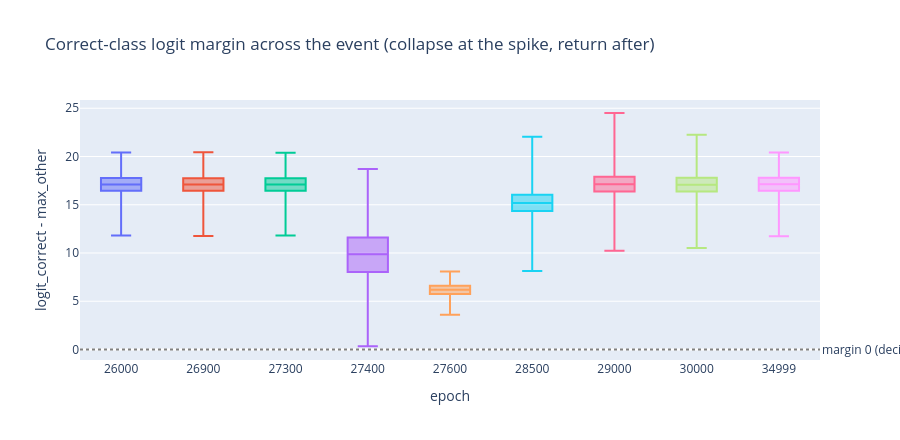

The notebook cell saved with this chart:
### Code cell
# Per-example correct-class margin distribution per candidate epoch:
# pre tight & high -> broken collapses (negatives = misclassified) -> recovered.
fig = go.Figure()
for e in CANDIDATES:
    fig.add_trace(go.Box(y=rows[e][2], name=str(e), boxpoints=False))
fig.add_hline(y=0, line=dict(dash="dot", color="gray"),
              annotation_text="margin 0 (decision boundary)", annotation_position="right")
fig.update_layout(title="Correct-class logit margin across the event (collapse at the spike, return after)",
                  xaxis_title="epoch", yaxis_title="logit_correct - max_other", height=440,
                  showlegend=False)
fig.show()

# Round-trip: how close are the recovered logits to the pre-event function?
print(f"cosine(26000, 30000) = {rows[30000][3]:.5f}   cosine(26000, 34999) = {rows[34999][3]:.5f}")
worst = min(CANDIDATES, key=lambda e: rows[e][3])
print(f"least pre-like checkpoint: {worst}  (cos {rows[worst][3]:.4f}, "
      f"acc {rows[worst][1]:.3f}, CE {rows[worst][0]:.2e})")

### Figure 1 — Plotly figure (JSON) as saved in the notebook; plotly's stock layout.template omitted (floating-point values rounded to 4 significant figures; data arrays with more than 128 entries replaced by an {"elided": "..."} marker saying what was removed)
{"data": [{"boxpoints": false, "name": "26000", "type": "box", "y": {"elided": "11881 float values"}}, {"boxpoints": false, "name": "26900", "type": "box", "y": {"elided": "11881 float values"}}, {"boxpoints": false, "name": "27300", "type": "box", "y": {"elided": "11881 float values"}}, {"boxpoints": false, "name": "27400", "type": "box", "y": {"elided": "11881 float values"}}, {"boxpoints": false, "name": "27600", "type": "box", "y": {"elided": "11881 float values"}}, {"boxpoints": false, "name": "28500", "type": "box", "y": {"elided": "11881 float values"}}, {"boxpoints": false, "name": "29000", "type": "box", "y": {"elided": "11881 float values"}}, {"boxpoints": false, "name": "30000", "type": "box", "y": {"elided": "11881 float values"}}, {"boxpoints": false, "name": "34999", "type": "box", "y": {"elided": "11881 float values"}}], "layout": {"annotations": [{"showarrow": false, "text": "margin 0 (decision boundary)", "x": 1, "xanchor": "left", "xref": "x domain", "y": 0, "yanchor": "middle", "yref": "y"}], "height": 440, "shapes": [{"line": {"color": "gray", "dash": "dot"}, "type": "line", "x0": 0, "x1": 1, "xref": "x domain", "y0": 0, "y1": 0, "yref": "y"}], "showlegend": false, "title": {"text": "Correct-class logit margin across the event (collapse at the spike, return after)"}, "xaxis": {"title": {"text": "epoch"}}, "yaxis": {"title": {"text": "logit_correct - max_other"}}}}
